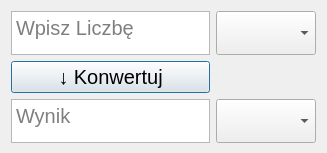
<?xml version="1.0" encoding="UTF-8"?>
<ui version="4.0">
 <class>KonwerterLiczb</class>
 <widget class="QDialog" name="KonwerterLiczb">
  <property name="geometry">
   <rect>
    <x>0</x>
    <y>0</y>
    <width>327</width>
    <height>153</height>
   </rect>
  </property>
  <property name="minimumSize">
   <size>
    <width>327</width>
    <height>153</height>
   </size>
  </property>
  <property name="maximumSize">
   <size>
    <width>327</width>
    <height>153</height>
   </size>
  </property>
  <property name="windowTitle">
   <string>Konwerter Liczb</string>
  </property>
  <layout class="QGridLayout" name="gridLayout">
   <item row="2" column="0">
    <widget class="QPushButton" name="convert">
     <property name="font">
      <font>
       <pointsize>15</pointsize>
      </font>
     </property>
     <property name="text">
      <string>↓ Konwertuj</string>
     </property>
    </widget>
   </item>
   <item row="0" column="1">
    <widget class="QComboBox" name="chooseInput">
     <property name="sizePolicy">
      <sizepolicy hsizetype="Fixed" vsizetype="Minimum">
       <horstretch>0</horstretch>
       <verstretch>0</verstretch>
      </sizepolicy>
     </property>
     <property name="font">
      <font>
       <pointsize>15</pointsize>
       <bold>false</bold>
      </font>
     </property>
    </widget>
   </item>
   <item row="4" column="1">
    <widget class="QComboBox" name="chooseOutput">
     <property name="sizePolicy">
      <sizepolicy hsizetype="Fixed" vsizetype="Minimum">
       <horstretch>0</horstretch>
       <verstretch>0</verstretch>
      </sizepolicy>
     </property>
     <property name="font">
      <font>
       <pointsize>15</pointsize>
       <bold>false</bold>
      </font>
     </property>
    </widget>
   </item>
   <item row="0" column="0">
    <widget class="QTextEdit" name="Input">
     <property name="font">
      <font>
       <pointsize>15</pointsize>
      </font>
     </property>
     <property name="placeholderText">
      <string>Wpisz Liczbę</string>
     </property>
    </widget>
   </item>
   <item row="4" column="0">
    <widget class="QTextEdit" name="Output">
     <property name="font">
      <font>
       <pointsize>15</pointsize>
      </font>
     </property>
     <property name="readOnly">
      <bool>true</bool>
     </property>
     <property name="placeholderText">
      <string>Wynik</string>
     </property>
    </widget>
   </item>
  </layout>
 </widget>
 <resources/>
 <connections/>
</ui>
